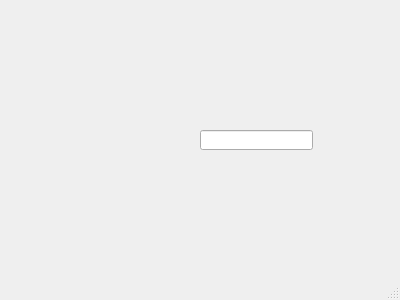
<?xml version="1.0" encoding="UTF-8"?>
<ui version="4.0">
 <class>MainWindow</class>
 <widget class="QMainWindow" name="MainWindow">
  <property name="geometry">
   <rect>
    <x>0</x>
    <y>0</y>
    <width>400</width>
    <height>300</height>
   </rect>
  </property>
  <property name="windowTitle">
   <string>Server Gui</string>
  </property>
  <widget class="QWidget" name="centralWidget">
   <widget class="QLineEdit" name="lineEdit">
    <property name="geometry">
     <rect>
      <x>200</x>
      <y>130</y>
      <width>113</width>
      <height>20</height>
     </rect>
    </property>
   </widget>
  </widget>
  <widget class="QStatusBar" name="statusBar"/>
 </widget>
 <layoutdefault spacing="6" margin="11"/>
 <resources/>
 <connections/>
</ui>
